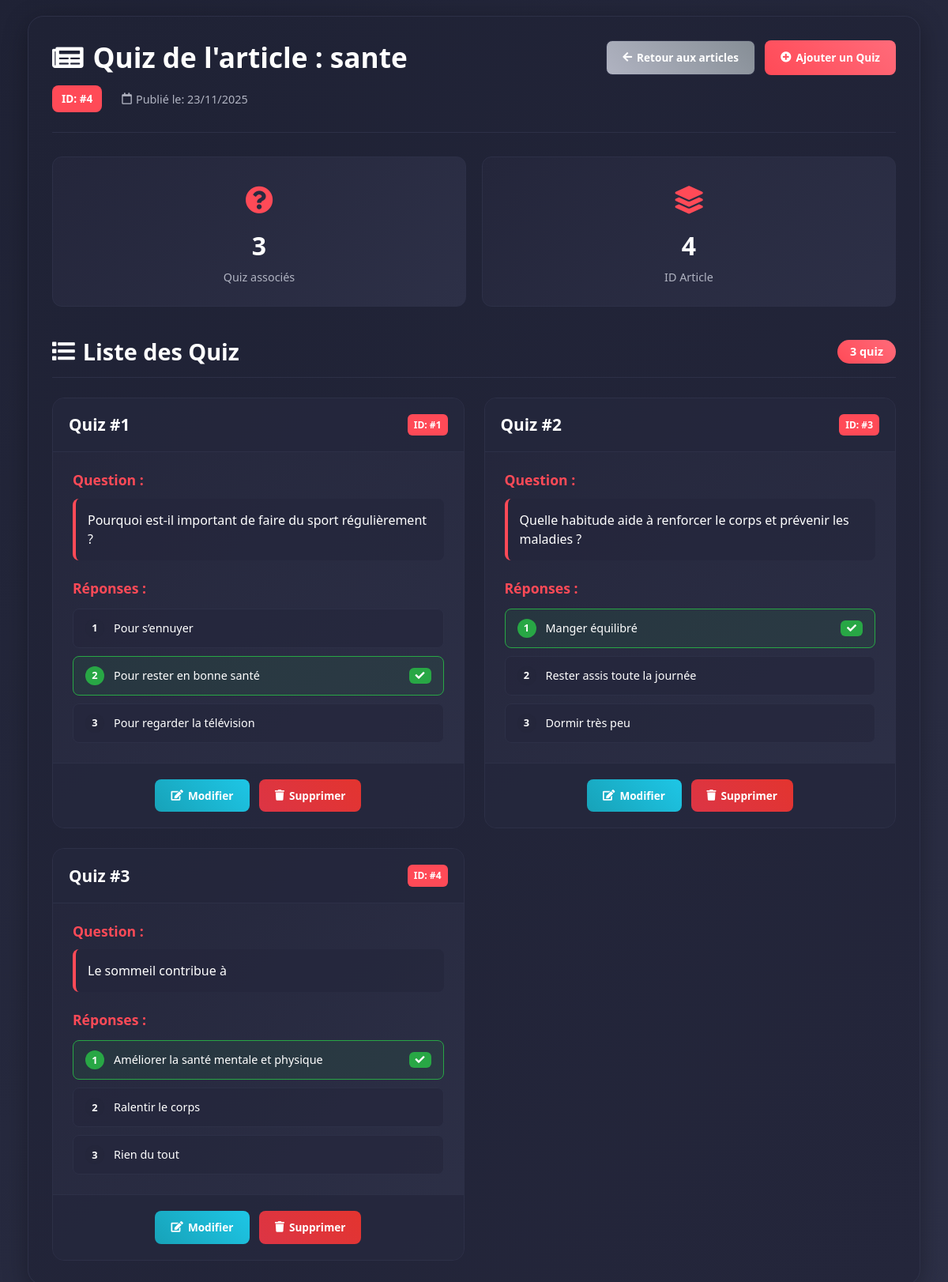
Screenshot of /view/backoffice/quiz/quizArticle.php?id=4 with the database file from the repository.
### tables this page shows
CREATE TABLE `article` (
  `id_article` int(11) NOT NULL,
  `titre` varchar(255) NOT NULL,
  `contenu` text NOT NULL,
  `date_publication` date NOT NULL
);

CREATE TABLE `quiz` (
  `id_quiz` int(11) NOT NULL,
  `question` text NOT NULL,
  `reponse1` varchar(255) NOT NULL,
  `reponse2` varchar(255) NOT NULL,
  `reponse3` varchar(255) NOT NULL,
  `bonne_reponse` varchar(10) NOT NULL,
  `id_article` int(11) NOT NULL
);

### controller/QuizController.php (called while the page is built, shortened)
<?php
class QuizController {
    public function getArticleById($id) {
        $sql = "SELECT * FROM article WHERE id_article = :id";
        $db = config::getConnexion();
        try {
            $query = $db->prepare($sql);
            $query->execute(['id' => $id]);
            $article = $query->fetch();
            return $article;
        } catch (Exception $e) {
            die('Error:' . $e->getMessage());
        }
    }
    public function getQuizByArticle($id_article) {
        $sql = "SELECT * FROM quiz WHERE id_article = :id_article";
        $db = config::getConnexion();
        try {
            $query = $db->prepare($sql);
            $query->execute(['id_article' => $id_article]);
            return $query->fetchAll();
        } catch (Exception $e) {
            die('Erreur: ' . $e->getMessage());
        }
    }
}
?>

### view/backoffice/quiz/quizArticle.php (the view, shortened to what this page needs)
<?php
include_once __DIR__ . '/../../../Controller/QuizController.php';
$quizController = new QuizController();
$error = "";
$article = null;
$quizs = [];
if (isset($_GET['id']) && !empty($_GET['id'])) {
    $id_article = $_GET['id'];
    $article = $quizController->getArticleById($id_article);
    if (!$article) {
        $error = "Article non trouvé.";
    } else {
        $quizs = $quizController->getQuizByArticle($id_article);
    }
} else {
    $error = "ID de l'article non spécifié.";
}
?>
<!DOCTYPE html>
<html lang="fr">
<head>
    <link rel="stylesheet" href="../assets/css/bootstrap.min.css" />
    <link rel="stylesheet" href="../assets/css/all.css" />
    <link rel="stylesheet" href="../assets/css/quizarticle.css">
</head>
<body>
        <div class="container">
            <section class="content-section" id="quiz-article-section">
                <?php if ($error): ?>
                    <div class="error-message">
                        <i class="fas fa-exclamation-triangle"></i>
                        <h2>Erreur</h2>
                        <p><?php echo htmlspecialchars($error); ?></p>
                        <a href="listeArticle.php" class="btn-action btn-primary">
                            <i class="fas fa-arrow-left"></i> Retour aux articles
                        </a>
                    </div>
                <?php else: ?>
                    <div class="article-header">
                        <div class="article-info">
                            <h1>
                                <i class="fas fa-newspaper"></i>
                                Quiz de l'article : <?php echo htmlspecialchars($article['titre']); ?>
                            </h1>
                            <div class="article-meta">
                                <span class="article-id">ID: #<?php echo $article['id_article']; ?></span>
                                <span class="publication-date">
                                    <i class="far fa-calendar"></i>
                                    Publié le: <?php echo date('d/m/Y', strtotime($article['date_publication'])); ?>
                                </span>
                            </div>
                        </div>
                        <div class="header-actions">
                            <a href="listeArticle.php" class="btn-action btn-secondary">
                                <i class="fas fa-arrow-left"></i> Retour aux articles
                            </a>
                            <a href="addquiz.php?article_id=<?php echo $article['id_article']; ?>" class="btn-action btn-primary">
                                <i class="fas fa-plus-circle"></i> Ajouter un Quiz
                            </a>
                        </div>
                    </div>
                    <div class="stats-cards">
                        <div class="stat-card">
                            <div class="stat-icon">
                                <i class="fas fa-question-circle"></i>
                            </div>
                            <div class="stat-info">
                                <h3><?php echo count($quizs); ?></h3>
                                <p>Quiz associés</p>
                            </div>
                        </div>
                        <div class="stat-card">
                            <div class="stat-icon">
                                <i class="fas fa-layer-group"></i>
                            </div>
                            <div class="stat-info">
                                <h3><?php echo $article['id_article']; ?></h3>
                                <p>ID Article</p>
                            </div>
                        </div>
                    </div>
                    <div class="quiz-section">
                        <div class="section-header">
                            <h2>
                                <i class="fas fa-list"></i>
                                Liste des Quiz
                            </h2>
                            <span class="badge"><?php echo count($quizs); ?> quiz</span>
                        </div>
                        <?php if (empty($quizs)): ?>
                            <div class="empty-state">
                                <i class="fas fa-question-circle"></i>
                                <h3>Aucun quiz trouvé</h3>
                                <p>Cet article n'a pas encore de quiz associé.</p>
                                <a href="addquiz.php?article_id=<?php echo $article['id_article']; ?>" class="btn-action btn-primary">
                                    <i class="fas fa-plus-circle"></i> Créer le premier quiz
                                </a>
                            </div>
                        <?php else: ?>
                            <div class="quiz-grid">
                                <?php foreach($quizs as $index => $quiz): ?>
                                    <div class="quiz-card">
                                        <div class="quiz-header">
                                            <h3>Quiz #<?php echo $index + 1; ?></h3>
                                            <span class="quiz-id">ID: #<?php echo $quiz['id_quiz']; ?></span>
                                        </div>
                                        <div class="quiz-content">
                                            <div class="question-section">
                                                <h4>Question :</h4>
                                                <p class="question"><?php echo htmlspecialchars($quiz['question']); ?></p>
                                            </div>
                                            <div class="answers-section">
                                                <h4>Réponses :</h4>
                                                <div class="answers-list">
                                                    <div class="answer <?php echo $quiz['bonne_reponse'] == '1' ? 'correct' : ''; ?>">
                                                        <span class="answer-number">1</span>
                                                        <span class="answer-text"><?php echo htmlspecialchars($quiz['reponse1']); ?></span>
                                                        <?php if ($quiz['bonne_reponse'] == '1'): ?>
                                                            <span class="correct-badge"><i class="fas fa-check"></i></span>
                                                        <?php endif; ?>
                                                    </div>
                                                    <div class="answer <?php echo $quiz['bonne_reponse'] == '2' ? 'correct' : ''; ?>">
                                                        <span class="answer-number">2</span>
                                                        <span class="answer-text"><?php echo htmlspecialchars($quiz['reponse2']); ?></span>
                                                        <?php if ($quiz['bonne_reponse'] == '2'): ?>
                                                            <span class="correct-badge"><i class="fas fa-check"></i></span>
                                                        <?php endif; ?>
                                                    </div>
                                                    <div class="answer <?php echo $quiz['bonne_reponse'] == '3' ? 'correct' : ''; ?>">
                                                        <span class="answer-number">3</span>
                                                        <span class="answer-text"><?php echo htmlspecialchars($quiz['reponse3']); ?></span>
                                                    </div>
                                                </div>
                                            </div>
                                        </div>
                                        <div class="quiz-actions">
                                            <a href="updateQuiz.php?id=<?php echo $quiz['id_quiz']; ?>" class="btn-action btn-edit">
                                                <i class="fas fa-edit"></i> Modifier
                                            </a>
                                            <a href="deletequiz.php?id=<?php echo $quiz['id_quiz']; ?>" class="btn-action btn-delete" onclick="return confirm('Êtes-vous sûr de vouloir supprimer ce quiz ?')">
                                                <i class="fas fa-trash"></i> Supprimer
                                            </a>
                                        </div>
                                    </div>
                                <?php endforeach; ?>
                            </div>
                        <?php endif; ?>
                    </div>
                <?php endif; ?>
            </section>
        </div>
</body>
</html>

### view/backoffice/assets/css/all.css (style rules this page uses)
.fa, .fas, .far, .fal, .fab { -moz-osx-font-smoothing: grayscale; -webkit-font-smoothing: antialiased; display: inline-block; font-style: normal; font-variant: normal; text-rendering: auto; line-height: 1; }
.fa-arrow-left:before { content: "\f060"; }
.fa-calendar:before { content: "\f133"; }
.fa-check:before { content: "\f00c"; }
.fa-edit:before { content: "\f044"; }
.fa-layer-group:before { content: "\f5fd"; }
.fa-list:before { content: "\f03a"; }
.fa-newspaper:before { content: "\f1ea"; }
.fa-plus-circle:before { content: "\f055"; }
.fa-question-circle:before { content: "\f059"; }
.fa-trash:before { content: "\f1f8"; }
.far { font-family: 'Font Awesome 5 Free'; font-weight: 400; }
.fa, .fas { font-family: 'Font Awesome 5 Free'; font-weight: 900; }

### view/backoffice/quiz/quizArticle.php (style rules this page uses)
:root { --primary-color: #ff4a57; --primary-light: #ff6b7a; --secondary-color: #1f2235; --accent-color: #24263b; --text-color: #ffffff; --text-muted: #b0b3c1; --success: #28a745; --warning: #ffc107; --danger: #dc3545; --info: #17a2b8; --border-color: #2d3047; --border-radius: 12px; --transition: all 0.3s ease; }
body { background-color: var(--secondary-color); color: var(--text-color); font-family: 'Segoe UI', Tahoma, Geneva, Verdana, sans-serif; margin: 0; padding: 20px; min-height: 100vh; display: flex; align-items: center; justify-content: center; }
.btn-primary { background: linear-gradient(45deg, var(--primary-color), var(--primary-light)); color: white; }
.btn-secondary { background: linear-gradient(45deg, var(--text-muted), #868e96); color: white; }

### rows the page displays
article: titre "sante", id_article "4", date_publication "23/11/2025"
quiz: id_quiz "1", question "Pourquoi est-il important de faire du sport régulièrement ?", reponse1 "Pour s’ennuyer", reponse2 "Pour rester en bonne santé", reponse3 "Pour regarder la télévision"
quiz: id_quiz "3", question "Quelle habitude aide à renforcer le corps et prévenir les maladies ?", reponse1 "Manger équilibré", reponse2 "Rester assis toute la journée", reponse3 "Dormir très peu"
quiz: id_quiz "4", question "Le sommeil contribue à", reponse1 "Améliorer la santé mentale et physique", reponse2 "Ralentir le corps", reponse3 "Rien du tout"

### other values shown
count($quizs) "3"
